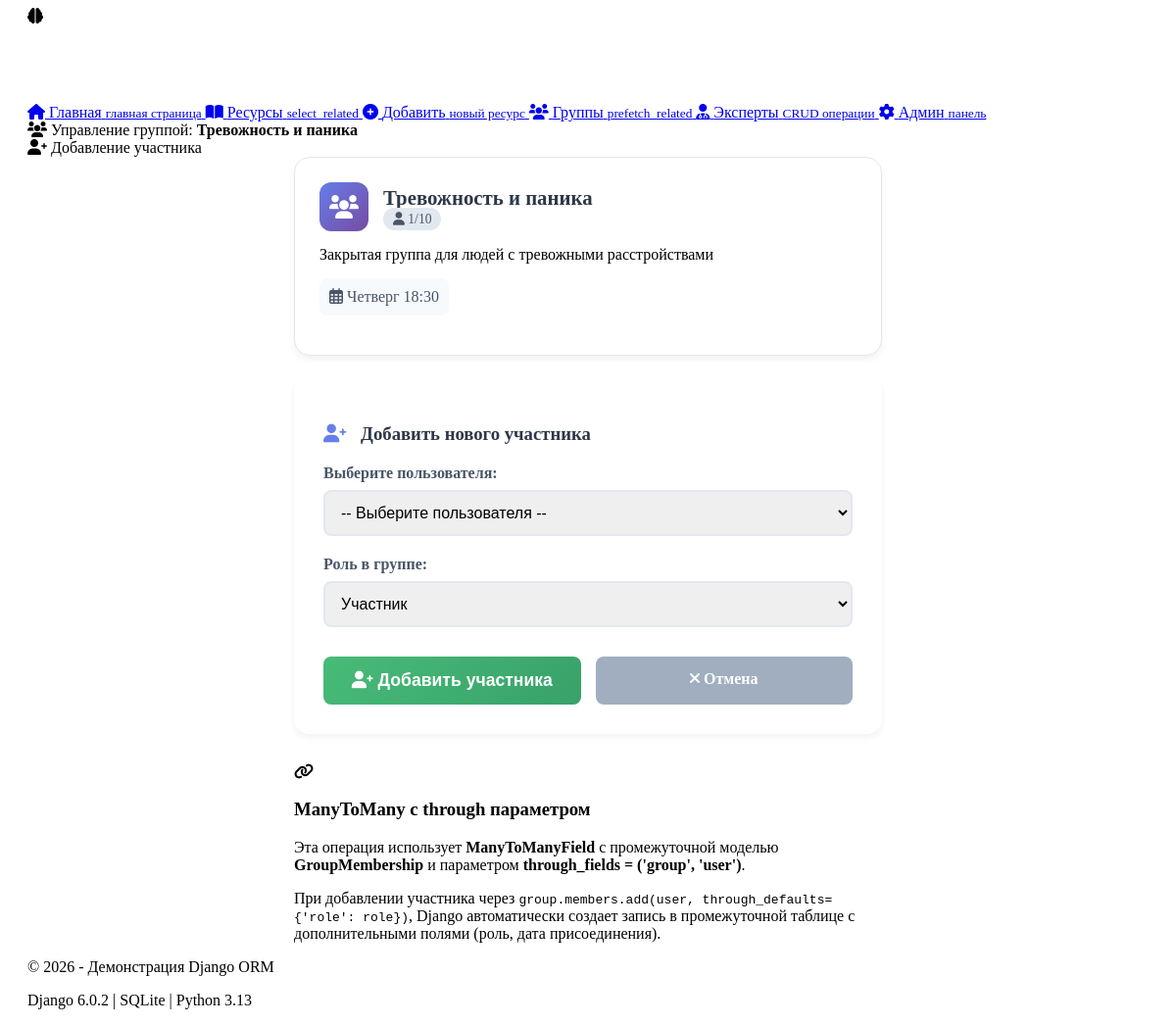
Screenshot of /demo/group/3/add-member/ with the database file from the repository.
### stress_app/models.py (models this page shows, shortened)
class SupportGroup(models.Model):
    name = models.CharField(max_length=200, verbose_name='Название')
    description = models.TextField(verbose_name='Описание')
    created_date = models.DateTimeField(auto_now_add=True, verbose_name='Дата создания')
    moderator = models.ForeignKey(
        User,
        on_delete=models.SET_NULL,
        null=True,
        related_name='moderated_groups',
        verbose_name='Модератор'
    )
    max_members = models.PositiveIntegerField(default=20, verbose_name='Максимум участников')
    meeting_schedule = models.CharField(max_length=200, blank=True, verbose_name='Расписание встреч')
    is_private = models.BooleanField(default=False, verbose_name='Закрытая группа')
    tags = models.CharField(max_length=500, blank=True, help_text='Теги через запятую', verbose_name='Теги')
    group_image = models.ImageField(
        upload_to='group_images/',
        blank=True,
        null=True,
        verbose_name='Изображение',
        help_text='Изображение для группы поддержки'
    )
    members = models.ManyToManyField(
        User,
        through='GroupMembership',
        through_fields=('group', 'user'),
        related_name='joined_groups'
    )
    meeting_link = models.URLField(
        blank=True,
        null=True,
        verbose_name='Ссылка на встречу',
        help_text='Zoom, Google Meet или другая ссылка для онлайн встреч'
    )
    def members_count(self):
        return self.memberships.filter(is_active=True).count()
    members_count.short_description = 'Участников'
    class Meta:
        verbose_name = 'Группа поддержки'
        verbose_name_plural = 'Группы поддержки'
        ordering = ['-created_date']

### stress_app/views.py (the view, shortened to what this page needs)
# urls.py: path('demo/group/<int:group_id>/add-member/', views.add_group_member, name='add-group-member'),
def add_group_member(request, group_id):
    group = get_object_or_404(SupportGroup, id=group_id)
    users = User.objects.all()
    return render(request, 'stress_app/add_group_member.html', {
        'group': group,
        'users': users
    })

### stress_app/templates/stress_app/add_group_member.html (shortened to what this page needs)
{% extends 'stress_app/base.html' %}
{% load static %}
{% block content %}
<div class="demo-header">
    <div class="query-info">
        <i class="fas fa-users"></i>
        <span>Управление группой: <strong>{{ group.name }}</strong></span>
    </div>
    <div class="demo-badge">
        <i class="fas fa-user-plus"></i>
        <span>Добавление участника</span>
    </div>
</div>
<div class="form-container" style="max-width: 600px; margin: 0 auto;">
    <div class="group-card" style="margin-bottom: 20px;">
        <div class="group-header">
            <div class="group-icon">
                <i class="fas fa-users"></i>
            </div>
            <div class="group-title">
                <h3>{{ group.name }}</h3>
                <span class="member-count-badge">
                    <i class="fas fa-user"></i> {{ group.members.count }}/{{ group.max_members }}
                </span>
            </div>
        </div>
        <div class="group-description" style="margin: 15px 0;">
            {{ group.description|default:"Нет описания" }}
        </div>
        {% if group.meeting_schedule %}
        <div class="meeting-info" style="margin-bottom: 15px;">
            <i class="far fa-calendar-alt"></i> {{ group.meeting_schedule }}
        </div>
        {% endif %}
    </div>
    <div class="card" style="background: white; border-radius: 16px; padding: 30px; box-shadow: 0 4px 6px rgba(0,0,0,0.05);">
        <h3 style="margin-bottom: 20px; color: #2d3748;">
            <i class="fas fa-user-plus" style="color: #667eea; margin-right: 10px;"></i>
            Добавить нового участника
        </h3>
        <form method="POST">
            <div style="margin-bottom: 20px;">
                <label style="display: block; margin-bottom: 8px; font-weight: 600; color: #4a5568;">
                    Выберите пользователя:
                </label>
                <select name="user_id" required style="width: 100%; padding: 12px; border: 2px solid #e2e8f0; border-radius: 8px; font-size: 1em;">
                    <option value="">-- Выберите пользователя --</option>
                </select>
            </div>
            <div style="margin-bottom: 20px;">
                <label style="display: block; margin-bottom: 8px; font-weight: 600; color: #4a5568;">
                    Роль в группе:
                </label>
                <select name="role" required style="width: 100%; padding: 12px; border: 2px solid #e2e8f0; border-radius: 8px; font-size: 1em;">
                    <option value="member">Участник</option>
                </select>
            </div>
            <div style="display: flex; gap: 15px; margin-top: 30px;">
                <button type="submit" style="flex: 1; background: linear-gradient(135deg, #48bb78 0%, #38a169 100%); color: white; padding: 14px; border: none; border-radius: 8px; font-size: 1.1em; font-weight: 600; cursor: pointer; transition: transform 0.2s;">
                    <i class="fas fa-user-plus"></i> Добавить участника
                </button>
                <a href="{% url 'group-list' %}" style="flex: 1; background: #a0aec0; color: white; padding: 14px; border-radius: 8px; text-decoration: none; text-align: center; font-weight: 600; transition: transform 0.2s;">
                    <i class="fas fa-times"></i> Отмена
                </a>
            </div>
        </form>
    </div>
    <div class="info-card" style="margin-top: 30px;">
        <div class="info-icon">
            <i class="fas fa-link"></i>
        </div>
        <div class="info-content">
            <h3>ManyToMany с through параметром</h3>
            <p>Эта операция использует <strong>ManyToManyField</strong> с промежуточной моделью <strong>GroupMembership</strong> и параметром <strong>through_fields = ('group', 'user')</strong>.</p>
            <p>При добавлении участника через <code>group.members.add(user, through_defaults={'role': role})</code>, Django автоматически создает запись в промежуточной таблице с дополнительными полями (роль, дата присоединения).</p>
        </div>
    </div>
</div>
{% endblock %}

### stress_app/templates/stress_app/add_group_member.html (style rules this page uses)
.group-card { background: white; border-radius: 16px; padding: 25px; box-shadow: 0 4px 6px rgba(0, 0, 0, 0.05); border: 1px solid #e2e8f0; }
.group-header { display: flex; align-items: center; gap: 15px; }
.group-icon { width: 50px; height: 50px; background: linear-gradient(135deg, #667eea 0%, #764ba2 100%); border-radius: 12px; display: flex; align-items: center; justify-content: center; color: white; font-size: 1.5em; }
.group-title { flex: 1; }
.group-title h3 { margin: 0; color: #2d3748; font-size: 1.3em; }
.member-count-badge { background: #e2e8f0; padding: 4px 10px; border-radius: 50px; font-size: 0.85em; color: #4a5568; }
.meeting-info { background: #f7fafc; padding: 10px; border-radius: 8px; color: #4a5568; display: inline-block; }

### rows the page displays
SupportGroup: name "Тревожность и паника", members.count "1", max_members "10", description "Закрытая группа для людей с тревожными расстройствами", meeting_schedule "Четверг 18:30"
